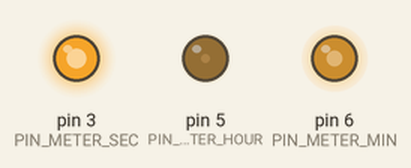
Recording of a sketch running on a simulated Arduino Uno, built with avr-gcc and run on an emulated ATmega328P. On the bench: output pins drawn as LEDs (lit = HIGH). The local clock reads 2024-03-15 10:24:30 at power-on unless the sketch sets it.

Above: at 0.1 s.
At 7.1 s:
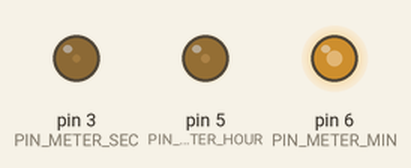
At 19.1 s:
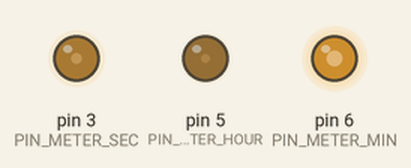
At 38.1 s:
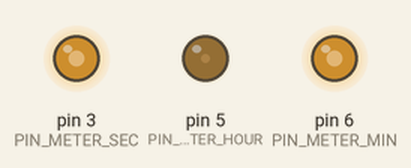
Timing chart, 0 to 40.0 s (numbered marks = the images above):
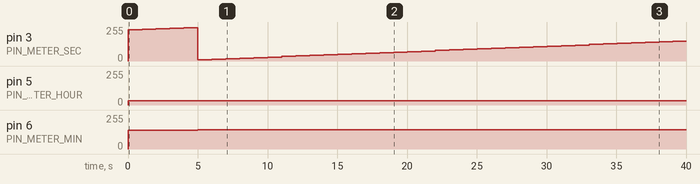

The sketch:

AnalogVoltmeterClock.ino
```cpp
#include <Arduino.h>
#include <Wire.h>

#include "RTClib.h"

// define the pins for hour, minute, second
// only PWM pins can be used: https://www.arduino.cc/reference/en/language/functions/analog-io/analogwrite/
#define PIN_METER_HOUR 5
#define PIN_METER_MIN 6
#define PIN_METER_SEC 3

// PWM values range from 0-255
// tweak these for each meter as needed

#define MINIMUM_PWM_VALUE_HOUR 10
#define MAXIMUM_PWM_VALUE_HOUR 255
#define MINIMUM_PWM_VALUE_MIN 10
#define MAXIMUM_PWM_VALUE_MIN 255
#define MINIMUM_PWM_VALUE_SEC 10
#define MAXIMUM_PWM_VALUE_SEC 255

RTC_DS1307 rtc;

void setup () {
  pinMode(PIN_METER_HOUR, OUTPUT);
  pinMode(PIN_METER_MIN, OUTPUT);
  pinMode(PIN_METER_SEC, OUTPUT);

  rtc.begin();

  // setting the rtc chip time:
  // DateTime(%Y, %m, %d, %I, %M, %S)
  // hours is 12-hour clock
  // none of the values can have leading zeros

  // command to execute prior to upload:
  // date +"rtc.adjust(DateTime(%Y, %m, %d, %I, %M, %S));" | sed -e 's/ 0/ /g'
  rtc.adjust(DateTime(2020, 10, 11, 2, 32, 55));
}

void loop () {
    updateTime();

    // pause one second
    delay(1000);
}

void updateTime() {
  // fetch the current time from the rtc chip
  DateTime now = rtc.now();

  // the hour value is 24-hour format, but the voltmeter needs it in 12-hour
  int8_t hrs = (now.hour() == 0 || now.hour() == 12) ? 12 : now.hour() % 12;
  analogWrite(PIN_METER_HOUR, map(hrs, 1, 12, MINIMUM_PWM_VALUE_HOUR, MAXIMUM_PWM_VALUE_HOUR));

  // minutes and seconds can be mapped more directly
  analogWrite(PIN_METER_MIN, map(now.minute(), 0, 60, MINIMUM_PWM_VALUE_MIN, MAXIMUM_PWM_VALUE_MIN));
  analogWrite(PIN_METER_SEC, map(now.second(), 0, 60, MINIMUM_PWM_VALUE_SEC, MAXIMUM_PWM_VALUE_SEC));
}
```

Measured:
- by itself, pin 5 (PIN_METER_HOUR): 0/255 → 32/255 at 0.00 s
- by itself, pin 6 (PIN_METER_MIN): 0/255 → 140/255 at 0.00 s, → 144/255 5.0 s later
- by itself, pin 3 (PIN_METER_SEC): 0/255 → 234/255 at 0.00 s, → 238/255 1.0 s later, → 242/255 1.0 s later, → 246/255 1.0 s later, … (40 changes in this stretch)
